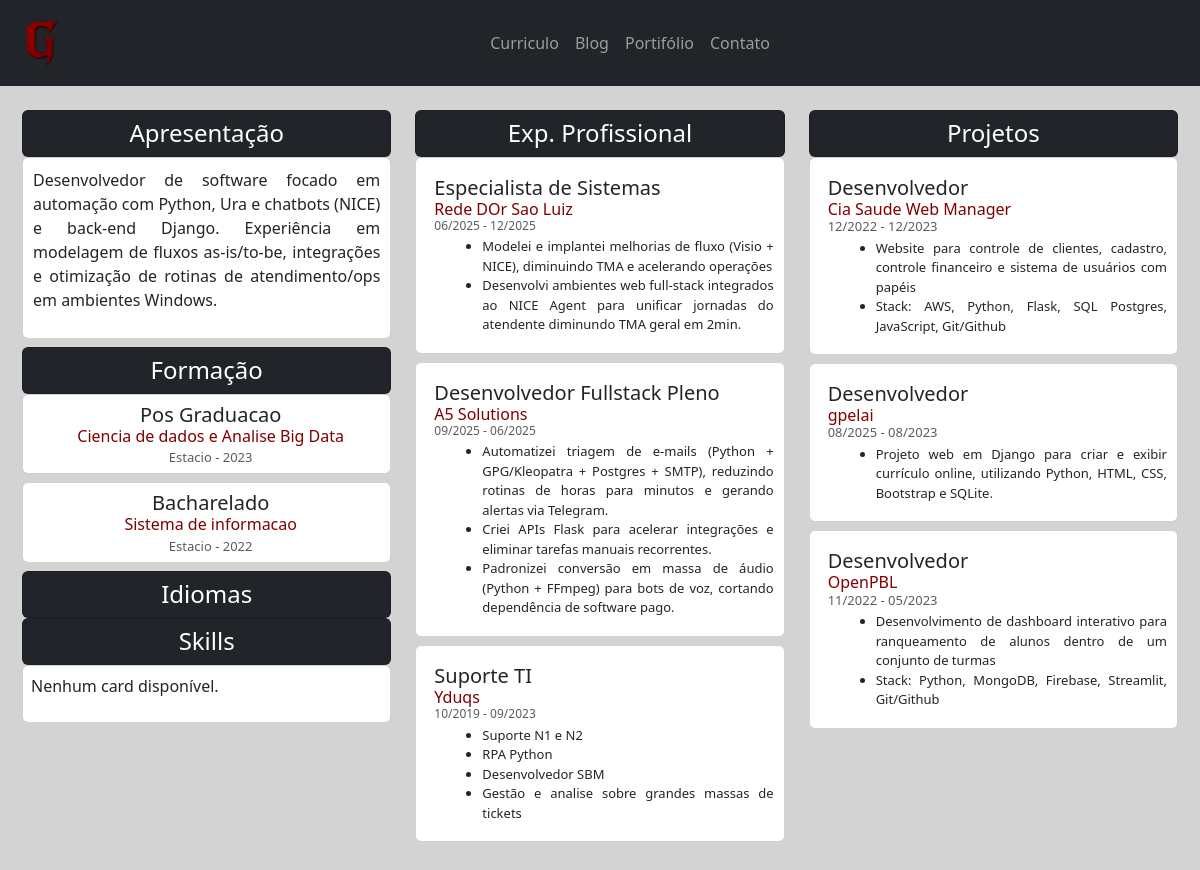
Page /curriculo/ on the earlier database version.
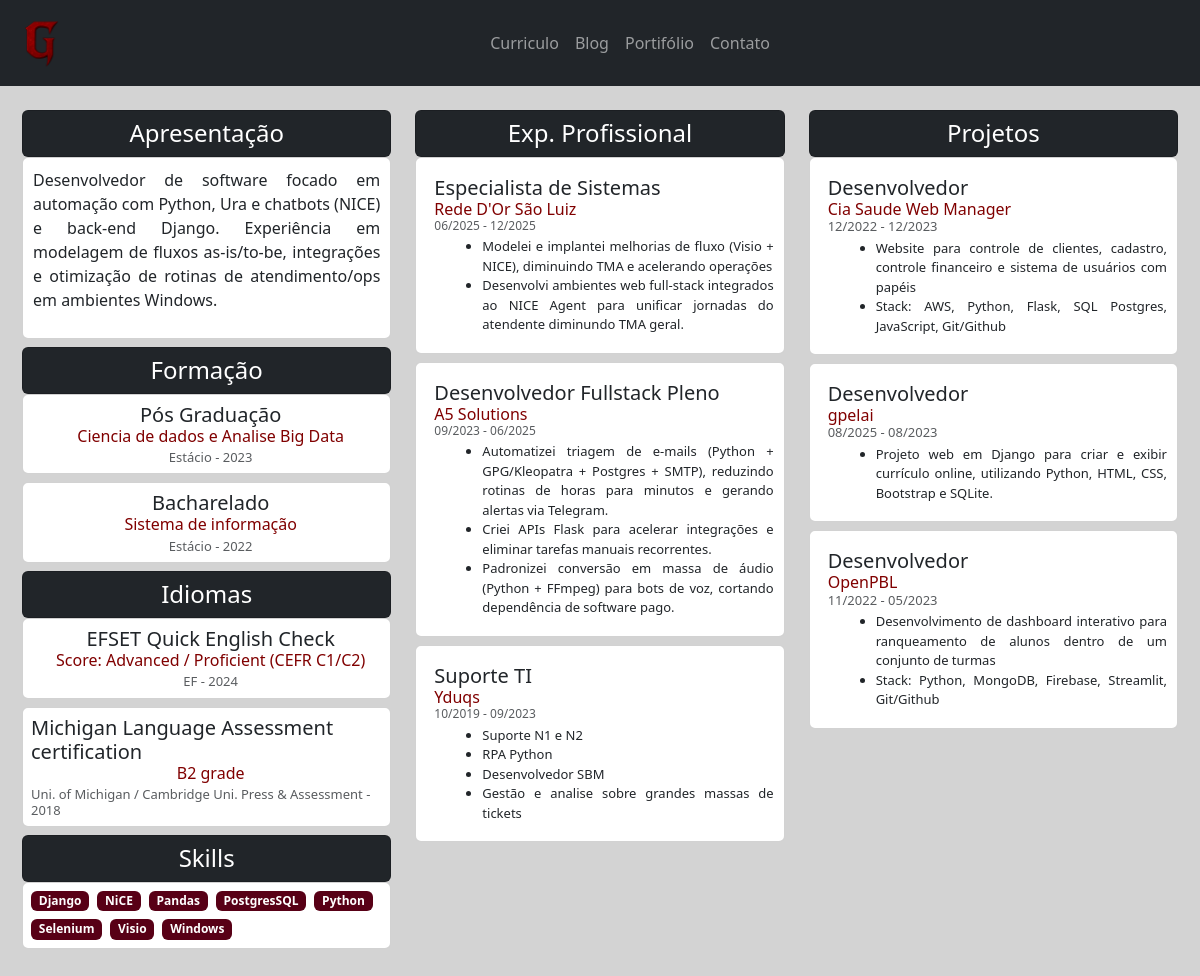
Same page on the later database version.
### curriculo/models.py (models this page shows)
class Certificados(models.Model):
    instituicao = models.CharField(max_length=100)
    titulo = models.CharField(max_length=100)
    descricao = models.TextField()
    data_inicio = models.DateField()
    data_final = models.DateField()
    categoria = models.CharField(max_length=100)

class Experiencias(models.Model):
    instituicao = models.CharField(max_length=100)
    cargo = models.CharField(max_length=100)
    descricao = models.TextField()
    data_inicio = models.DateField()
    data_final = models.DateField()
    categoria = models.CharField(max_length=100)
    @property
    def bullets(self):
        return [p.strip() for p in self.descricao.split(";") if p.strip()]

class Skills(models.Model):
    titulo = models.CharField(max_length=100)
    categoria = models.CharField(max_length=100)

### curriculo/views.py (the view)
# urls.py: path("",views.curriculo, name="curriculo")
def curriculo(request):
    certificados = Certificados.objects.all()
    experiencias = Experiencias.objects.all()
    skills = Skills.objects.all()
    context = {
        "certificados": certificados,
        "experiencias": experiencias,
        "skills": skills,
    }
    return render(request, "curriculo/index.html", context)

### curriculo/templates/curriculo/index.html (shortened to what the changed rows need)
{% extends 'base.html' %}
{% load static %}
{% block head_content %}
  <link rel="stylesheet" href="{% static 'curriculo/css/styles.css' %}" />
{% endblock %}
{% block body_content %}
  <div class="container-fluid my-4">
    <div class="row g-4">
      <div class="col-12 col-md-4">
        {% for certificado in certificados|dictsortreversed:'data_final' %}
          {% if certificado.categoria == 'formacao' %}
            <div class="card mb-2" id="box-content-center">
              <h5 class="card-title mb-1 ms-2 mt-2">{{ certificado.titulo }}</h5>
              <h6 class="card-subtitle mb-2 text-muted ms-2"><span class="highlight">{{ certificado.descricao }}</span></h6>
              <h6 class="card-subtitle mb-2 text-muted ms-2" id="date">{{ certificado.instituicao }} - {{ certificado.data_final|date:'Y' }}</h6>
            </div>
          {% endif %}
        {% empty %}
          <p class="ms-2">Nenhum card disponível.</p>
        {% endfor %}
        {% for certificado in certificados|dictsortreversed:'data_final' %}
          {% if certificado.categoria == 'idiomas' %}
            <div class="card mb-2" id="box-content-center">
              <h5 class="card-title mb-1 ms-2 mt-2">{{ certificado.titulo }}</h5>
              <h6 class="card-subtitle mb-2 text-muted ms-2"><span class="highlight">{{ certificado.descricao }}</span></h6>
              <h6 class="card-subtitle mb-2 text-muted ms-2" id="date">{{ certificado.instituicao }} - {{ certificado.data_final|date:'Y' }}</h6>
            </div>
          {% endif %}
        {% empty %}
          <p class="ms-2">Nenhum card disponível.</p>
        {% endfor %}
        <div class="card mb-4">
          <div class="d-flex flex-wrap gap-2 p-2">
            {% for skill in skills|dictsort:'titulo' %}
              <span class="badge bg-secondary" id="skill-badge">{{ skill.titulo }}</span>
            {% empty %}
              <p>Nenhum card disponível.</p>
            {% endfor %}
          </div>
        </div>
      </div>
      <div class="col-12 col-md-4">
        {% for experiencia in experiencias|dictsortreversed:'data_final' %}
          {% if experiencia.categoria == 'profissional' %}
            <div class="card mb-2" id="box-content">
              <h5 class="card-title mb-1 ms-2 mt-2">{{ experiencia.cargo }}</h5>
              <h6 class="card-subtitle mb-1 ms-2 text-muted"><span class="highlight">{{ experiencia.instituicao }}</span></h6>
              <h6 class="card-subtitle mb-1 ms-2 text-muted"><span class="date">{{ experiencia.data_inicio|date:'m/Y' }} - {{ experiencia.data_final|date:'m/Y' }}</span></h6>
              <ul class="ms-4 mb-2">
                {% for item in experiencia.bullets %}
                  <li id="bullet-item">{{ item }}</li>
                {% endfor %}
              </ul>
            </div>
          {% endif %}
        {% empty %}
          <p class="ms-2">Nenhum card disponível.</p>
        {% endfor %}
      </div>
      <div class="col-12 col-md-4">
        {% for experiencia in experiencias|dictsortreversed:'data_final' %}
          {% if experiencia.categoria == 'projeto' %}
            <div class="card mb-2" id="box-content">
              <h5 class="card-title mb-1 ms-2 mt-2">{{ experiencia.cargo }}</h5>
              <h6 class="card-subtitle mb-1 ms-2 text-muted"><span class="highlight">{{ experiencia.instituicao }}</span></h6>
              <h6 class="card-subtitle mb-1 ms-2 text-muted" id="date">{{ experiencia.data_inicio|date:'m/Y' }} - {{ experiencia.data_final|date:'m/Y' }}</h6>
              <ul class="ms-4 mb-2">
                {% for item in experiencia.bullets %}
                  <li id="bullet-item">{{ item }}</li>
                {% endfor %}
              </ul>
            </div>
          {% endif %}
        {% empty %}
          <p class="ms-2">Nenhum card disponível.</p>
        {% endfor %}
      </div>
    </div>
  </div>
{% endblock %}

Differences in the rows shown:
changed Certificados "Ciencia de dados e Analise Big Data": titulo "Pos Graduacao" → "Pós Graduação"; instituicao "Estacio" → "Estácio"
changed Certificados "Bacharelado": descricao "Sistema de informacao" → "Sistema de informação"; instituicao "Estacio" → "Estácio"
now on this page (row edited): Certificados: titulo "EFSET Quick English Check", descricao "Score: Advanced / Proficient (CEFR C1/C2)", instituicao "EF", data_final "2024", shown under "Idiomas"
now on this page (row edited): Certificados: titulo "Michigan Language Assessment certification", descricao "B2 grade", instituicao "Uni. of Michigan / Cambridge Uni. Press & Assessment", data_final "2018", shown under "Idiomas"
added Skills: titulo "Django"
added Skills: titulo "NiCE"
added Skills: titulo "Pandas"
added Skills: titulo "PostgresSQL"
added Skills: titulo "Python"
added Skills: titulo "Selenium"
added Skills: titulo "Visio"
added Skills: titulo "Windows"
changed Experiencias "Especialista de Sistemas": instituicao "Rede DOr Sao Luiz" → "Rede D'Or São Luiz"
changed Experiencias "Desenvolvedor Fullstack Pleno": data_inicio "09/2025" → "09/2023"
Other differences:
new list line: "Desenvolvi ambientes web full-stack integrados ao NICE Agent para unificar jornadas do atendente diminundo TMA geral."
text no longer shown: "Nenhum card disponível."
list line gone: "Desenvolvi ambientes web full-stack integrados ao NICE Agent para unificar jornadas do atendente diminundo TMA geral em 2min."
